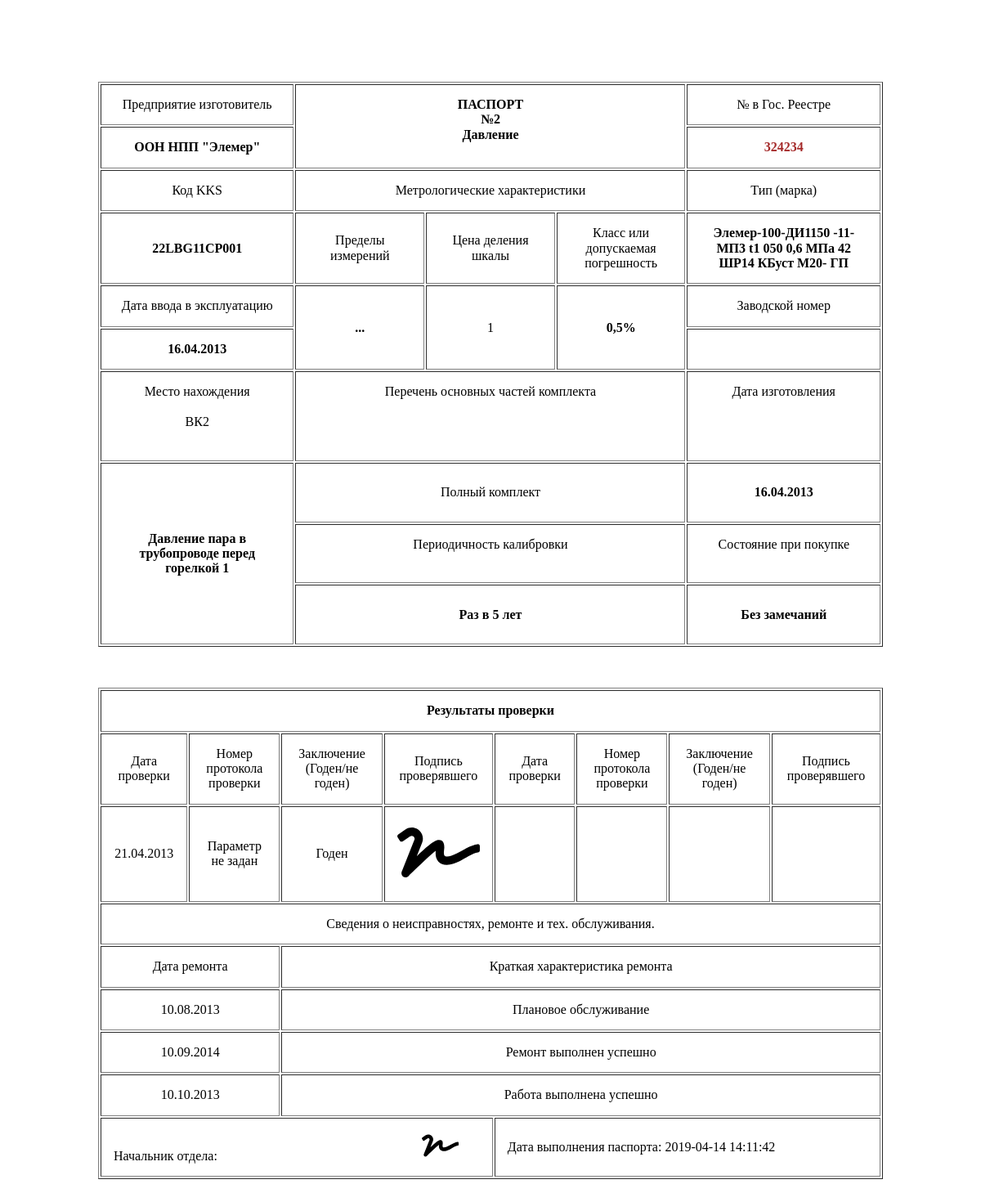
Before: /pages/password.php?id=2 with the older database file.
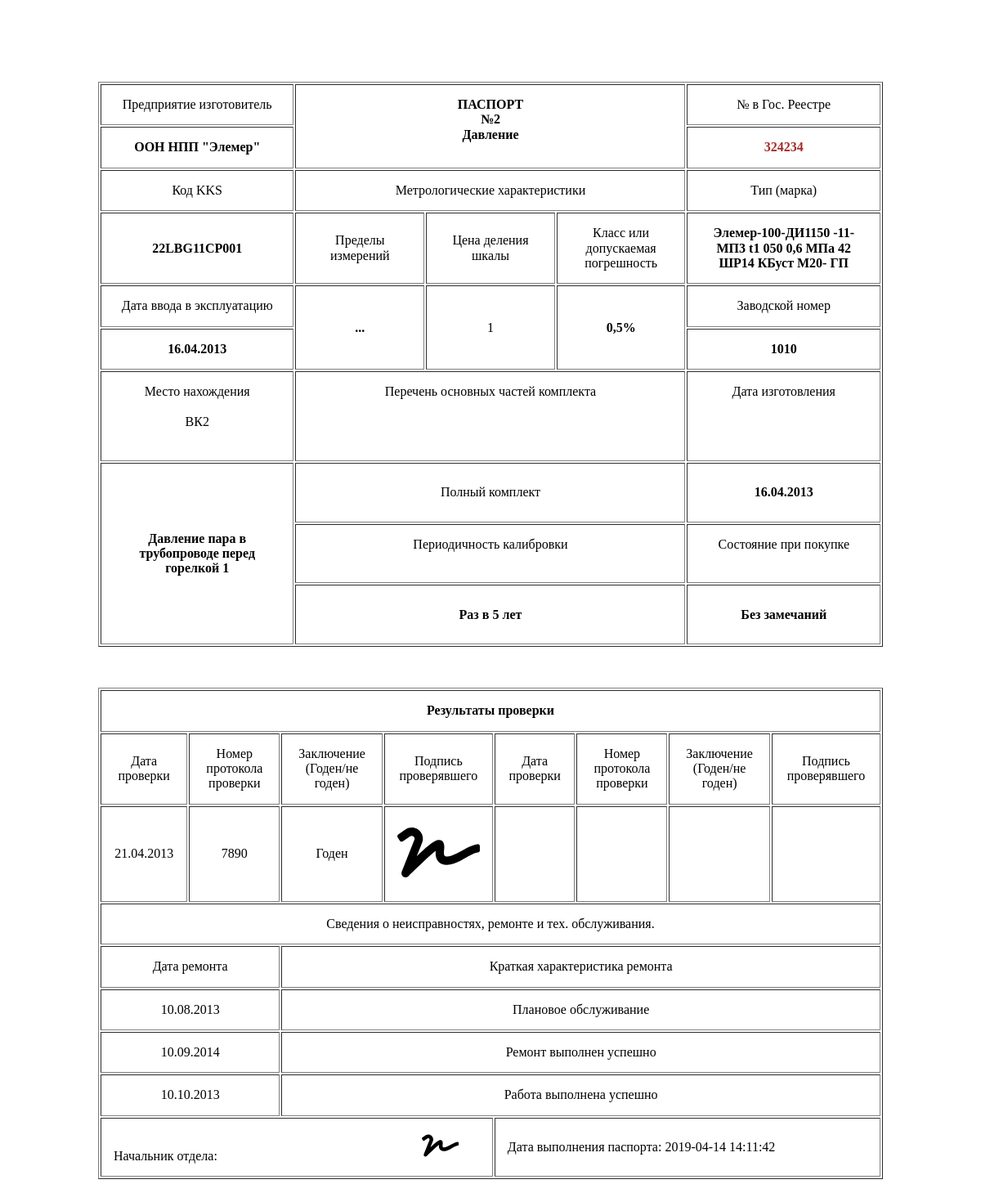
After: the same page with the newer database file.
### tables this page shows
CREATE TABLE `detector` (
  `id` int(11) NOT NULL,
  `KKS` varchar(50) DEFAULT 'Параметр не задан' COMMENT 'Код KKS датчика',
  `installation` varchar(50) DEFAULT NULL COMMENT 'Оборудование',
  `Parameter name` varchar(50) DEFAULT NULL COMMENT 'Полное имя параметра',
  `Factory number` varchar(50) DEFAULT 'Параметр не задан' COMMENT 'Зав Номер',
  `Sensor type` varchar(250) DEFAULT 'Параметр не задан' COMMENT 'Тип датчика',
  `PI scheme` varchar(250) DEFAULT 'Параметр не задан' COMMENT 'ПИ-схема',
  `External wiring diagram` varchar(250) DEFAULT 'Параметр не задан' COMMENT 'Схема подключения внешних проводок',
  `layout plan` varchar(250) DEFAULT 'Параметр не задан' COMMENT 'План расположения',
  `Installation drawing` varchar(250) DEFAULT 'Параметр не задан' COMMENT 'Установочный чертеж',
  `Commissioning date` varchar(250) DEFAULT 'Параметр не задан' COMMENT 'Дата ввода в эксплуатацию',
  `Previous calibration` varchar(250) DEFAULT 'Параметр не задан' COMMENT 'Предыдущая поверка',
  `Verification Protocol Number` varchar(250) DEFAULT 'Параметр не задан' COMMENT 'Номер протокола поверки',
  ` Next verification` varchar(250) DEFAULT 'Параметр не задан' COMMENT 'Следующая поверка',
  `Unit parameter` varchar(50) DEFAULT 'Параметр не задан' COMMENT 'Ед парам',
  `Beginning of range` varchar(50) DEFAULT 'Параметр не задан' COMMENT 'Нач диап',
  `End of range` varchar(50) DEFAULT 'Параметр не задан' COMMENT 'Кон диап',
  `Intertesting interval` varchar(50) DEFAULT 'Параметр не задан' COMMENT 'Межповерочный интервал',
  `Measured parameter` varchar(50) DEFAULT 'Параметр не задан' COMMENT 'Измеряемый параметр',
  `Date of the last calibration check` varchar(50) DEFAULT 'Параметр не задан' COMMENT 'Дата последней поверки, калибровки',
  `Verification/Calibration` varchar(50) DEFAULT 'Параметр не задан' COMMENT 'Поверка/Калибровка',
  `Measuring range` varchar(50) DEFAULT 'Параметр не задан' COMMENT 'Диапазон измерений'
);

### pages/password.php (the view, shortened to what this page needs)
<!DOCTYPE html>
<html lang="ru">
<head>
    <link rel="stylesheet" href="../css/normalize.css">
    <link rel="stylesheet" href="../css/card.css">
</head>
<body>
	<?php
		require_once "../php/connection.php";
		$id = $_GET['id'];
		$count = mysqli_query($connection, "SELECT * FROM `detector` WHERE `id` = '$id' ");
		while ($name =  mysqli_fetch_assoc($count)) {
	?>
<table  class="password" border="1" cellpadding="15" height="50px">
    <tr align="center" >
        <td>Предприятие изготовитель</td>
        <td colspan="3" rowspan="2" style="font-weight: 700; vertical-align: top;">ПАСПОРТ<br>№<?php echo $name['id'] ?><br> <?php echo $name['Measured parameter'] ?></td>
        <td style="vertical-align: top;">№ в Гос. Реестре</td>
    </tr>
    <tr align="center">
        <td style="font-weight: 700" >ООН НПП "Элемер"</td>
        <td style="font-weight: 700; color: brown">324234</td>
    </tr>
    <tr align="center"style="vertical-align: top;">
        <td>Код KKS</td>
        <td colspan="3">Метрологические характеристики</td>
        <td>Тип (марка)</td>
    </tr>
    <tr  align="center">
        <td width="24%" style="font-weight: 700"><?php echo $name['KKS'] ?></td>
        <td width="16%">Пределы измерений</td>
        <td width="16%">Цена деления шкалы</td>
        <td width="16%">Класс или допускаемая погрешность</td>
        <td width="24%" style="font-weight: 700"><?php echo $name['Sensor type'] ?></td>
    </tr>
    <tr  align="center">
         <td width="24%">Дата ввода в эксплуатацию</td>
         <td width="16%" rowspan="2" style="font-weight: 700"><?php echo $name['Measuring range'] ?></td>
         <td width="16%" rowspan="2">1</td>
         <td width="16%" rowspan="2" style="font-weight: 700" >0,5%</td>
         <td width="24%">Заводской номер</td>
    </tr>
    <tr  align="center">
         <td width="24%" style="font-weight: 700"><?php echo $name['Commissioning date'] ?></td>
         <td width="24%" style="font-weight: 700"><?php echo $name['Factory number'] ?></td>
    </tr>
    <tr align="center" height="110px" style="vertical-align: top;">
        <td>Место нахождения <br><br><?php echo $name['installation'] ?></td>
        <td colspan="3">Перечень основных частей комплекта</td>
        <td>Дата изготовления</td>
    </tr>
    <tr align="center">
        <td rowspan="3" height="190px" style="font-weight: 700"><?php echo $name['Parameter name'] ?></td>
        <td colspan="3">Полный комплект</td>
        <td style="font-weight: 700"><?php echo $name['Commissioning date'] ?></td>
    </tr>
    <tr  align="center" style="vertical-align: top;">
            <td colspan="3" >Периодичность калибровки</td>
            <td>Состояние при покупке</td>
    </tr>
     <tr  align="center">
            <td colspan="3" style="font-weight: 700">Раз в 5 лет</td>
            <td style="font-weight: 700">Без замечаний</td>
    </tr>
</table>
<table class="password1" border="1" cellpadding="15" height="50px" style="margin-top: 50px;">
        <tr align="center" >
            <td colspan="8" style="font-weight: 700">Результаты проверки</td>
        </tr>
        <tr align="center">
            <td>Дата проверки</td>
            <td>Номер протокола проверки</td>
            <td>Заключение (Годен/не годен)</td>
            <td>Подпись проверявшего</td>
            <td>Дата проверки</td>
            <td>Номер протокола проверки</td>
            <td>Заключение (Годен/не годен)</td>
            <td>Подпись проверявшего</td>
        </tr>
        <tr align="center">
            <td><?php echo $name['Previous calibration'] ?></td>
            <td><?php echo $name['Verification Protocol Number'] ?></td>
            <td>Годен</td>
            <td> <img src = "../img/signa.svg"> </td>
            <td></td>
            <td></td>
            <td></td>
            <td></td>
        </tr>
        <tr align="center">
            <td colspan="8">Сведения о неисправностях, ремонте и тех. обслуживания.</td>
        </tr>
        <tr align="center">
            <td colspan="2">Дата ремонта</td>
            <td colspan="6">Краткая характеристика ремонта</td>
        </tr>
        <tr align="center">
            <td colspan="2">10.08.2013</td>
            <td colspan="6">Плановое обслуживание</td>
        </tr>
        <tr align="center">
            <td colspan="2">10.09.2014</td>
            <td colspan="6">Ремонт выполнен успешно</td>
        </tr>
        <tr align="center">
            <td colspan="2">10.10.2013</td>
            <td colspan="6">Работа выполнена успешно</td>
        </tr>
        <tr>
            <td colspan="4">Начальник отдела:<img src = "../img/signa.svg" style=" width: 10%; margin-left: 250px;" ></td>
            <td colspan="4">Дата выполнения паспорта: <?php echo  date("Y-m-d H:i:s") ?></td>
        </tr>
    </table>
    <?php
        }
    ?>
</body>
</html>

Changed rows visible on the page:
changed detector "Давление": Factory number (not shown) → "1010"; Verification Protocol Number "Параметр не задан" → "7890"
